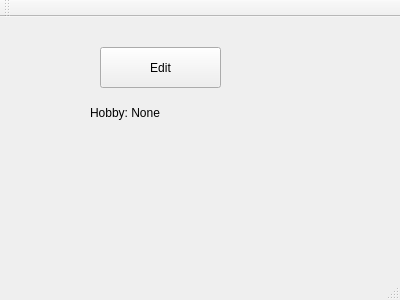
<?xml version="1.0" encoding="UTF-8"?>
<ui version="4.0">
 <class>MainWindow</class>
 <widget class="QMainWindow" name="MainWindow">
  <property name="geometry">
   <rect>
    <x>0</x>
    <y>0</y>
    <width>400</width>
    <height>300</height>
   </rect>
  </property>
  <property name="windowTitle">
   <string>MainWindow</string>
  </property>
  <widget class="QWidget" name="centralWidget">
   <widget class="QPushButton" name="btnEdit">
    <property name="geometry">
     <rect>
      <x>100</x>
      <y>30</y>
      <width>121</width>
      <height>41</height>
     </rect>
    </property>
    <property name="text">
     <string>Edit</string>
    </property>
   </widget>
   <widget class="QLabel" name="lblHobby">
    <property name="geometry">
     <rect>
      <x>90</x>
      <y>70</y>
      <width>441</width>
      <height>51</height>
     </rect>
    </property>
    <property name="text">
     <string>Hobby: None</string>
    </property>
   </widget>
  </widget>
  <widget class="QMenuBar" name="menuBar">
   <property name="geometry">
    <rect>
     <x>0</x>
     <y>0</y>
     <width>400</width>
     <height>25</height>
    </rect>
   </property>
  </widget>
  <widget class="QToolBar" name="mainToolBar">
   <attribute name="toolBarArea">
    <enum>TopToolBarArea</enum>
   </attribute>
   <attribute name="toolBarBreak">
    <bool>false</bool>
   </attribute>
  </widget>
  <widget class="QStatusBar" name="statusBar"/>
 </widget>
 <layoutdefault spacing="6" margin="11"/>
 <resources/>
 <connections/>
</ui>
